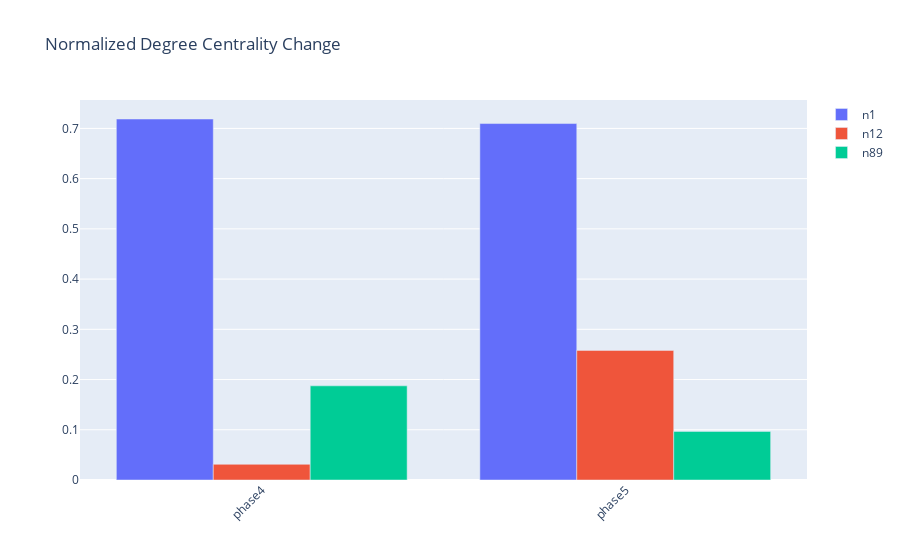

The notebook cell this image was saved under:
### Markdown cell above
## Centrality Ranking

### Code cell
graph_frame = frame.query("phase==4 or phase==5").sort_values(by=['phase_str'])
fig = go.Figure()
fig.add_trace(
    go.Bar(
        x = graph_frame.query("player=='n1'")['phase_str'],
        y = graph_frame.query("player=='n1'")['normalized_degree_centrality'],
        name="n1"

    )
)
fig.add_trace(
    go.Bar(
        x = graph_frame.query("player=='n12'")['phase_str'],
        y = graph_frame.query("player=='n12'")['normalized_degree_centrality'],
        name="n12"

    )
)
fig.add_trace(
    go.Bar(
        x = graph_frame.query("player=='n89'")['phase_str'],
        y = graph_frame.query("player=='n89'")['normalized_degree_centrality'],
        name="n89"

    )
)
fig.update_layout(barmode='group', xaxis_tickangle=-45, title_text = 'Normalized Degree Centrality Change')
fig.show()

### Figure 1 — Plotly figure (JSON) as saved in the notebook; plotly's stock layout.template omitted (floating-point values rounded to 4 significant figures)
{"data": [{"name": "n1", "type": "bar", "x": ["phase4", "phase5"], "y": [0.7188, 0.7097]}, {"name": "n12", "type": "bar", "x": ["phase4", "phase5"], "y": [0.03125, 0.2581]}, {"name": "n89", "type": "bar", "x": ["phase4", "phase5"], "y": [0.1875, 0.09677]}], "layout": {"barmode": "group", "title": {"text": "Normalized Degree Centrality Change"}, "xaxis": {"tickangle": -45}}}
